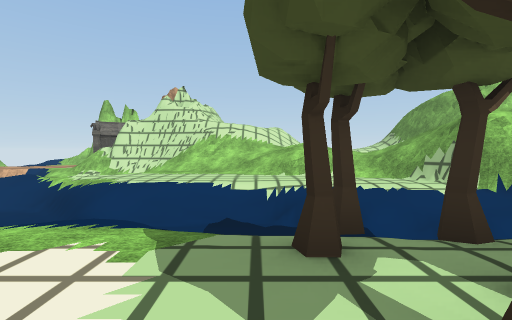
[1] (above)

16 first-person views from a walk through a Unity game level. The camera is 1.4 m above the floor, tilts 2° down and sees 85° across. The floor is counted in squares, 2 m on a side. Each view is taken from the middle of a square. On the plan, view 1 faces up. The plan holds only what a view shows up to about 9 squares ahead; the rest is blank. The place goes on beyond the plan. Some animated figures are not drawn. Some surface patterns are stand-ins.

[2]
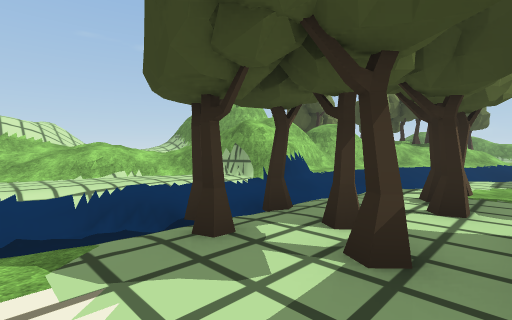

[3]
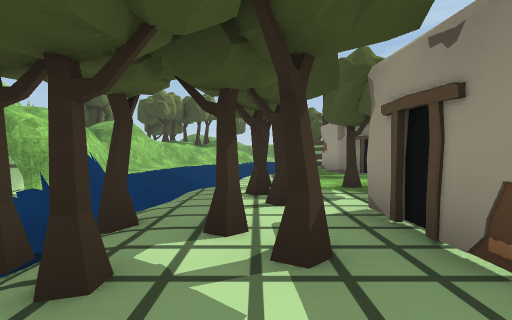

[4]
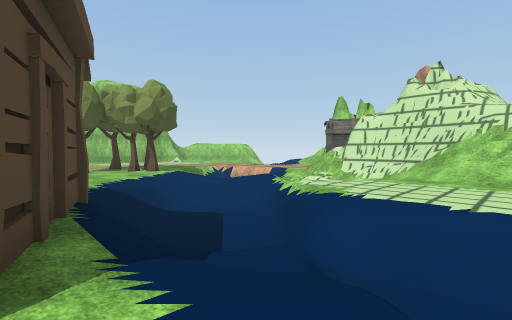

[5]
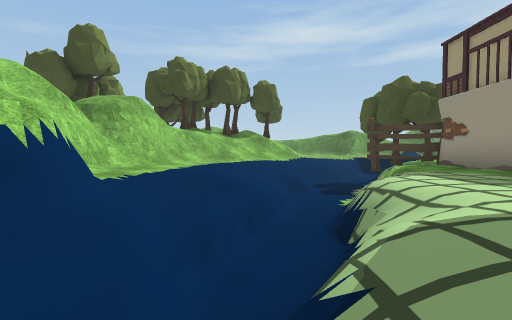

[6]
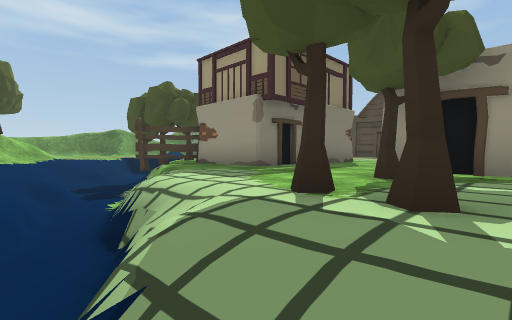

[7]
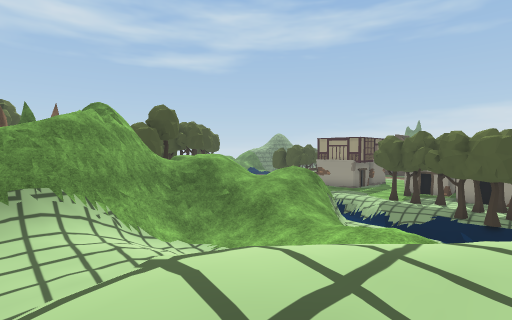

[8]
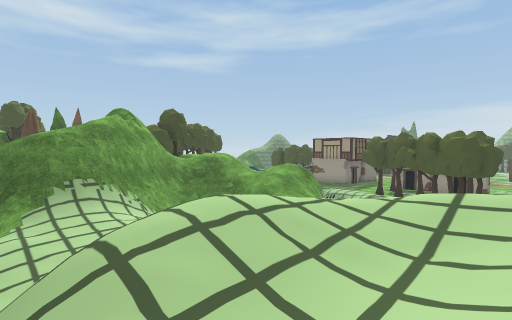

[9]
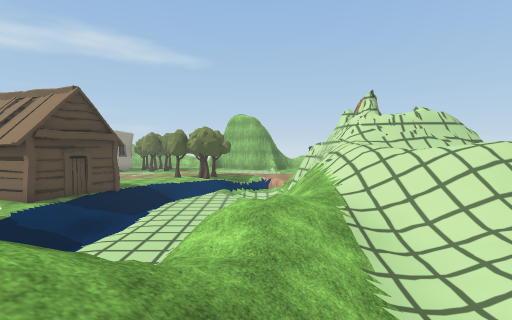

[10]
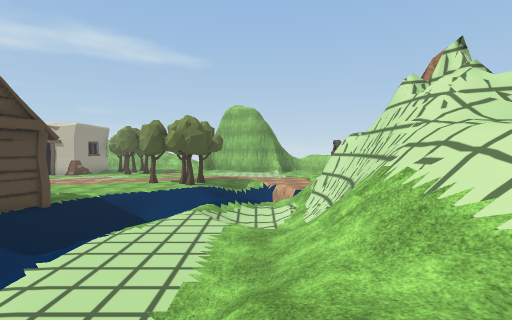

[11]
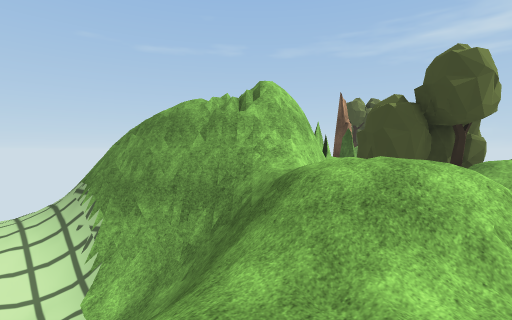

[12]
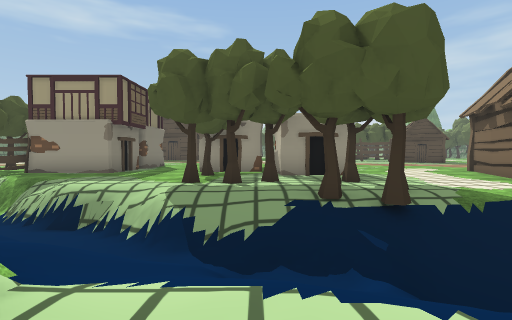

[13]
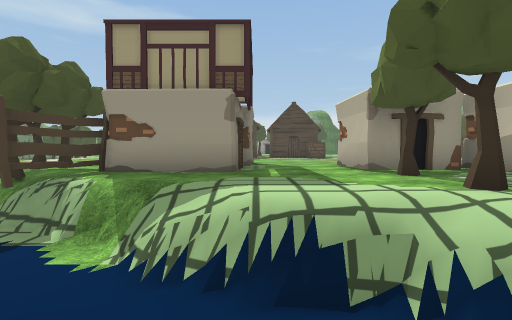

[14]
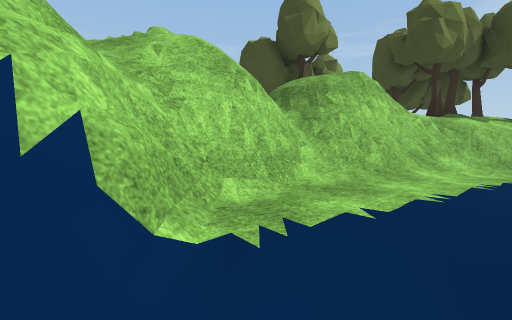

[15]
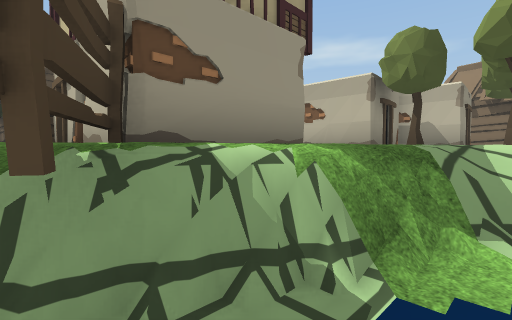

[16]
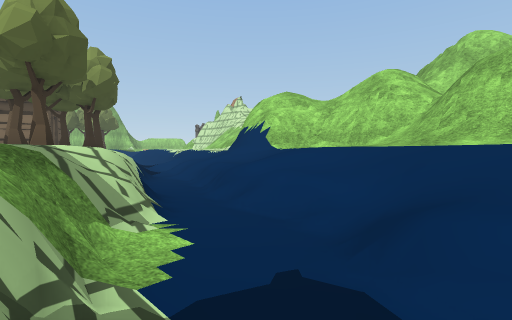

### Floor plan
Key: @ floor where view 1 was taken; # wall or solid block; x gap in a wall; . main floor; - floor 1 m lower than the main floor; _ floor 1.5 m lower than the main floor; / step, stairs or slope; = window, fence, low wall or low ledge; T tree; F fence; O other object.
Columns run from 11 left of view 1 to 11 right of it. Each row starts with its distance up from view 1.
 15          x/// ////#
 14          #/// ////#
 13        ###//// ///#
 12        #=/////////#
 11      ####=////////##
 10     /=///=////////####
  9     //-//////////////
  8     ////.../=///////=##
  7   ///==/....../#///#==
  6 TT///__=//==////####/##
  5 ...//___/___////##/.///
  4 T...///////_///////////
  3     .#//////T//////////
  2      ####..T.T///==__//
  1        ##...T.TT..//___
  0        #...@......../=_
 -1        #....##.T.....FF
 -2        #...  ###...###.
 -3                #...###.
 -4                 ...###
 -5                  ..###
 -6                      O

Positions as (right, up) in squares from view 1, and headings:
1: (0, 0), facing up
2: (-1, 0), facing up-right
3: (-1, 1), facing right
4: (-1, 2), facing up-left
5: (3, 3), facing right
6: (3, 3), facing down-right
7: (0, 14), facing down-right
8: (-1, 15), facing down-right
9: (6, 9), facing left
10: (2, 9), facing left
11: (5, 7), facing up-right
12: (3, 7), facing down
13: (7, 4), facing down
14: (6, 4), facing up-right
15: (11, 1), facing down-left
16: (11, 0), facing up-left
